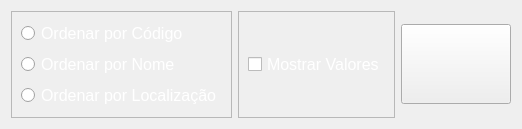
                <widget class="QWidget" name="tab_3">
                 <attribute name="title">
                  <string>Listar todos os Itens Compostos</string>
                 </attribute>
                 <layout class="QHBoxLayout" name="horizontalLayout_6">
                  <item>
                   <widget class="QFrame" name="frame_46">
                    <property name="frameShape">
                     <enum>QFrame::StyledPanel</enum>
                    </property>
                    <property name="frameShadow">
                     <enum>QFrame::Raised</enum>
                    </property>
                    <layout class="QVBoxLayout" name="verticalLayout_44">
                     <item>
                      <widget class="QRadioButton" name="radioButton_15">
                       <property name="font">
                        <font>
                         <pointsize>12</pointsize>
                        </font>
                       </property>
                       <property name="styleSheet">
                        <string notr="true">color: rgb(255, 255, 255);</string>
                       </property>
                       <property name="text">
                        <string>Ordenar por Código</string>
                       </property>
                      </widget>
                     </item>
                     <item>
                      <widget class="QRadioButton" name="radioButton_13">
                       <property name="font">
                        <font>
                         <pointsize>12</pointsize>
                        </font>
                       </property>
                       <property name="styleSheet">
                        <string notr="true">color: rgb(255, 255, 255);</string>
                       </property>
                       <property name="text">
                        <string>Ordenar por Nome</string>
                       </property>
                      </widget>
                     </item>
                     <item>
                      <widget class="QRadioButton" name="radioButton_14">
                       <property name="font">
                        <font>
                         <pointsize>12</pointsize>
                        </font>
                       </property>
                       <property name="styleSheet">
                        <string notr="true">color: rgb(255, 255, 255);</string>
                       </property>
                       <property name="text">
                        <string>Ordenar por Localização</string>
                       </property>
                      </widget>
                     </item>
                    </layout>
                   </widget>
                  </item>
                  <item>
                   <widget class="QFrame" name="frame_47">
                    <property name="frameShape">
                     <enum>QFrame::StyledPanel</enum>
                    </property>
                    <property name="frameShadow">
                     <enum>QFrame::Raised</enum>
                    </property>
                    <layout class="QVBoxLayout" name="verticalLayout_45">
                     <item>
                      <widget class="QCheckBox" name="checkBox_5">
                       <property name="font">
                        <font>
                         <pointsize>12</pointsize>
                        </font>
                       </property>
                       <property name="styleSheet">
                        <string notr="true">color: rgb(255, 255, 255);</string>
                       </property>
                       <property name="text">
                        <string>Mostrar Valores</string>
                       </property>
                      </widget>
                     </item>
                    </layout>
                   </widget>
                  </item>
                  <item>
                   <widget class="QPushButton" name="pushButton_5">
                    <property name="minimumSize">
                     <size>
                      <width>110</width>
                      <height>80</height>
                     </size>
                    </property>
                    <property name="styleSheet">
                     <string notr="true">image: url(:/imagens/imagens/impressoras.png);</string>
                    </property>
                    <property name="text">
                     <string/>
                    </property>
                   </widget>
                  </item>
                 </layout>
                </widget>
